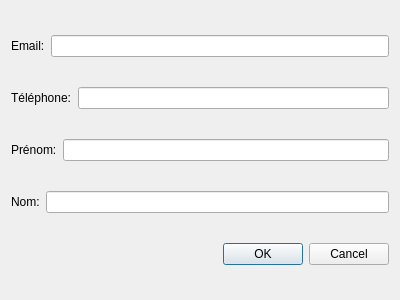
<?xml version="1.0" encoding="UTF-8"?>
<ui version="4.0">
 <class>gestionClient</class>
 <widget class="QDialog" name="gestionClient">
  <property name="geometry">
   <rect>
    <x>0</x>
    <y>0</y>
    <width>400</width>
    <height>300</height>
   </rect>
  </property>
  <property name="windowTitle">
   <string>Dialog</string>
  </property>
  <layout class="QVBoxLayout" name="verticalLayout">
   <item>
    <layout class="QHBoxLayout" name="horizontalLayout">
     <item>
      <widget class="QLabel" name="label_4">
       <property name="text">
        <string>Email:</string>
       </property>
      </widget>
     </item>
     <item>
      <widget class="QLineEdit" name="lineEdit_4"/>
     </item>
    </layout>
   </item>
   <item>
    <layout class="QHBoxLayout" name="horizontalLayout_2">
     <item>
      <widget class="QLabel" name="label_3">
       <property name="text">
        <string>Téléphone:</string>
       </property>
      </widget>
     </item>
     <item>
      <widget class="QLineEdit" name="lineEdit_3"/>
     </item>
    </layout>
   </item>
   <item>
    <layout class="QHBoxLayout" name="horizontalLayout_4">
     <item>
      <widget class="QLabel" name="label">
       <property name="text">
        <string>Prénom:</string>
       </property>
      </widget>
     </item>
     <item>
      <widget class="QLineEdit" name="lineEdit"/>
     </item>
    </layout>
   </item>
   <item>
    <layout class="QHBoxLayout" name="horizontalLayout_3">
     <item>
      <widget class="QLabel" name="label_2">
       <property name="text">
        <string>Nom:</string>
       </property>
      </widget>
     </item>
     <item>
      <widget class="QLineEdit" name="lineEdit_2"/>
     </item>
    </layout>
   </item>
   <item>
    <widget class="QDialogButtonBox" name="buttonBox_2">
     <property name="autoFillBackground">
      <bool>false</bool>
     </property>
     <property name="standardButtons">
      <set>QDialogButtonBox::Cancel|QDialogButtonBox::Ok</set>
     </property>
     <property name="centerButtons">
      <bool>false</bool>
     </property>
    </widget>
   </item>
  </layout>
 </widget>
 <resources/>
 <connections/>
</ui>
